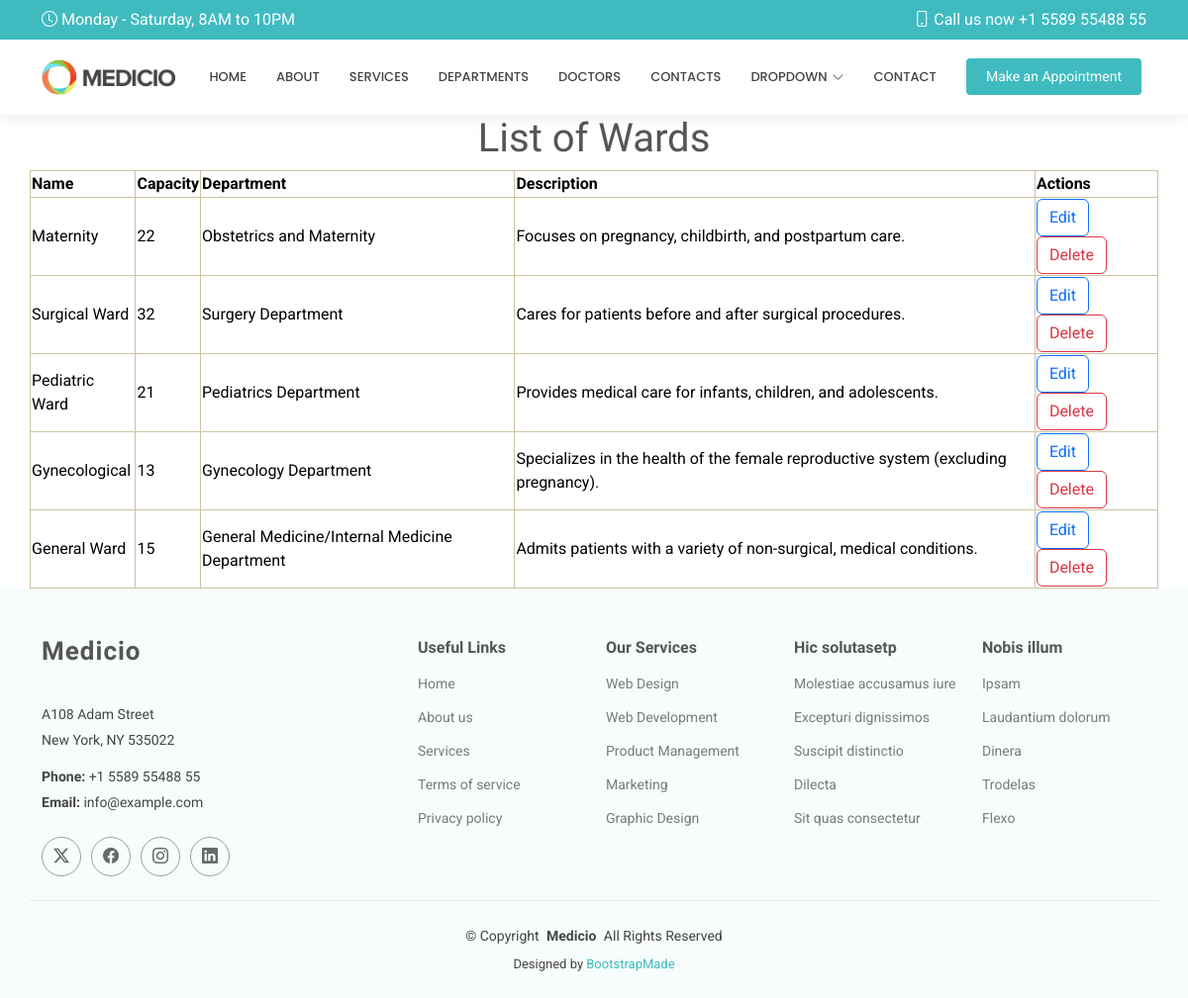
Page /displayed/ on the earlier database version.
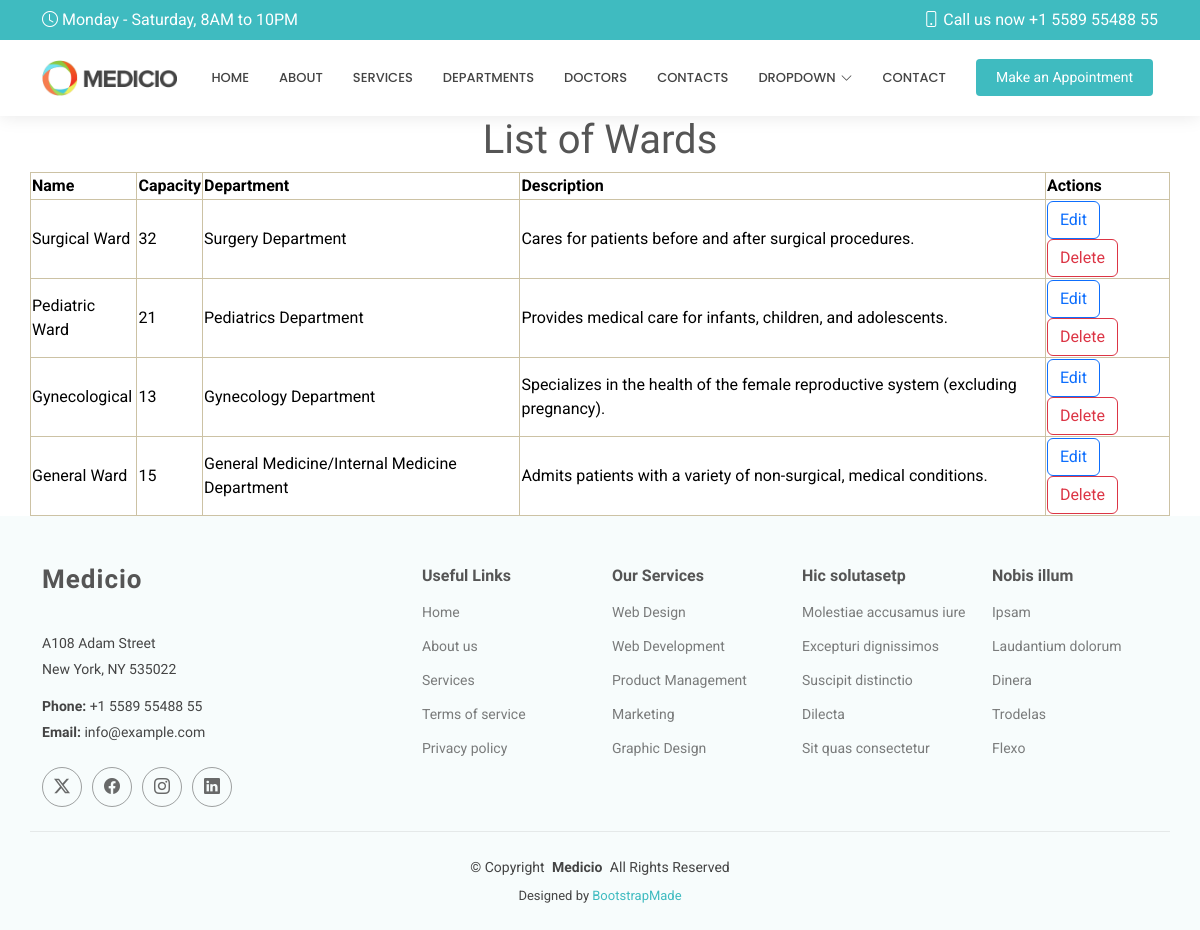
Same page on the later database version.
### hospitalapp/models.py (models this page shows, shortened)
class ward(models.Model):
    name = models.CharField(max_length=100)
    capacity = models.IntegerField()
    department = models.CharField(max_length=100)
    description=models.TextField()

### hospitalapp/views.py (the view)
# urls.py: path('displayed/', views.displayed, name='displayed'),
def displayed(request):
    all = ward.objects.all()
    return render(request,'displayed.html', {"all":all})

### templates/displayed.html
{% extends 'starter-page.html' %}
{% load static %}
{% block content %}
<h1 class="text-center">List of Wards</h1>
    <table class="table-warning table-bordered container">
    <tr>
        <th>Name</th>
        <th>Capacity</th>
        <th>Department</th>
        <th>Description</th>
        <th>Actions</th>
    </tr>
    {% for displayed in all %}
        <tr>
            <td>{{ displayed.name }}</td>
            <td>{{ displayed.capacity }}</td>
            <td>{{ displayed.department }}</td>
            <td>{{ displayed.description }}</td>
        <td>
            <a href="" class="btn btn-outline-primary">Edit</a>
            <a href="/deleting/{{ displayed.id }}" class="btn btn-outline-danger">Delete</a>
        </td>
        </tr>
    {% endfor %}
    </table>
{% endblock %}

Differences in the rows shown:
removed ward: name "Maternity", capacity "22", department "Obstetrics and Maternity", description "Focuses on pregnancy, childbirth, and postpartum care."
